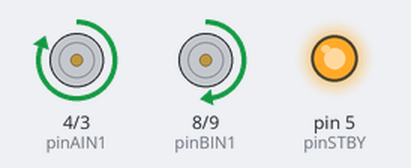
Bench run of a sketch on a simulated Arduino Uno, built with avr-gcc and run on an emulated ATmega328P. On the bench: motor-driver pin pairs drawn as motors (green arrow = first pin HIGH = forward, orange = second pin HIGH = backward, longer = more drive, scaled by the enable pin, stopped while the standby pin is LOW), output pins drawn as LEDs (lit = HIGH).

Above: at 0.22 s.
At 11.37 s:
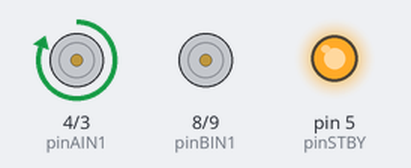
At 16.7 s:
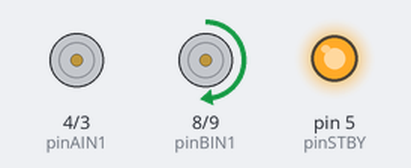
At 22.32 s:
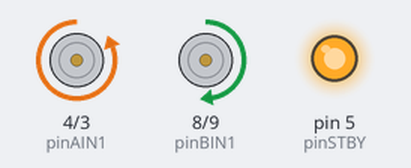
At 33.5 s:
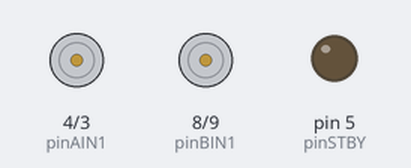
Timing chart, 0 to 40.0 s (numbered marks = the images above):
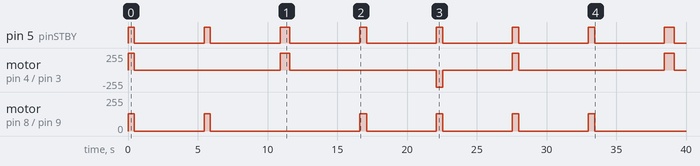

The sketch:

Teste2_ponte_h.ino
```cpp
/*
Sample Code to run the Sparkfun TB6612FNG 1A Dual Motor Driver using Arduino UNO R3

This code conducts a few simple manoeuvres to illustrate the functions:
  - motorDrive(motorNumber, motorDirection, motorSpeed)
  - motorBrake(motorNumber)
  - motorStop(motorNumber)
  - motorsStandby

Connections:
- Pin 3 ---> PWMA
- Pin 8 ---> AIN2
- Pin 9 ---> AIN1
- Pin 10 ---> STBY
- Pin 11 ---> BIN1
- Pin 12 ---> BIN2
- Pin 5 ---> PWMB

- Motor 1: A01 and A02
- Motor 2: B01 and B02

*/

//Define the Pins

//Motor 1
int pinAIN1 = 4; //Direction
int pinAIN2 = 3; //Direction
int pinPWMA = 2; //Speed

//Motor 2
int pinBIN1 = 8; //Direction
int pinBIN2 = 9; //Direction
int pinPWMB = 11; //Speed

//Standby
int pinSTBY = 5;

//Constants to help remember the parameters
static boolean turnCW = 0;  //for motorDrive function
static boolean turnCCW = 1; //for motorDrive function
static boolean motor1 = 0;  //for motorDrive, motorStop, motorBrake functions
static boolean motor2 = 1;  //for motorDrive, motorStop, motorBrake functions


void setup()
{
//Set the PIN Modes
  pinMode(pinPWMA, OUTPUT);
  pinMode(pinAIN1, OUTPUT);
  pinMode(pinAIN2, OUTPUT);

  pinMode(pinPWMB, OUTPUT);
  pinMode(pinBIN1, OUTPUT);
  pinMode(pinBIN2, OUTPUT);

  pinMode(pinSTBY, OUTPUT);

}

void loop()
{

  //Drive both motors CW
  motorDrive(motor1, turnCW, 128);
  motorDrive(motor2, turnCW, 128);

  //Keep driving for 1 secs
  delay(450);

  motorBrake(motor1);
  motorBrake(motor2);
  motorsStandby();

  delay(5000);

  //Turn towards motor1: Stop Motor1, slow Motor2
  motorStop(motor1);
  motorDrive(motor2, turnCW, 128);

  //Keep turning for 1 secs
  delay(450);

  motorBrake(motor1);
  motorBrake(motor2);
  motorsStandby();

  delay(5000);

  //Turn in opposite direction: Stop Motor2, slow Motor1
  motorDrive(motor1, turnCW, 128);
  delay(250);
  motorStop(motor2);

  //Keep turning for 2 secs
  delay(450);

  motorBrake(motor1);
  motorBrake(motor2);
  motorsStandby();

  delay(5000);

  //Straighten up
  motorDrive(motor2, turnCW, 128);
  delay(500);

  //Put motors into Standby
  motorsStandby();
  delay(5000);

  //Do a tight turn towards motor1: Motor2 forward, Motor1 reverse
  motorDrive(motor1, turnCCW, 128);
  motorDrive(motor2, turnCW, 128);

  //Keep turning for 2 secs
  delay(450);

  //Apply Brakes, then into Standby
  motorBrake(motor1);
  motorBrake(motor2);
  motorsStandby();

  //Stand still for 5 secs, then we do it all over again...
  delay(5000);

}

void motorDrive(boolean motorNumber, boolean motorDirection, int motorSpeed)
{
  /*
  This Drives a specified motor, in a specific direction, at a specified speed:
    - motorNumber: motor1 or motor2 ---> Motor 1 or Motor 2
    - motorDirection: turnCW or turnCCW ---> clockwise or counter-clockwise
    - motorSpeed: 0 to 255 ---> 0 = stop / 255 = fast
  */

  boolean pinIn1;  //Relates to AIN1 or BIN1 (depending on the motor number specified)


//Specify the Direction to turn the motor
  //Clockwise: AIN1/BIN1 = HIGH and AIN2/BIN2 = LOW
  //Counter-Clockwise: AIN1/BIN1 = LOW and AIN2/BIN2 = HIGH
  if (motorDirection == turnCW)
    pinIn1 = HIGH;
  else
    pinIn1 = LOW;

//Select the motor to turn, and set the direction and the speed
  if(motorNumber == motor1)
  {
    digitalWrite(pinAIN1, pinIn1);
    digitalWrite(pinAIN2, !pinIn1);  //This is the opposite of the AIN1
    analogWrite(pinPWMA, motorSpeed);
  }
  else
  {
    digitalWrite(pinBIN1, pinIn1);
    digitalWrite(pinBIN2, !pinIn1);  //This is the opposite of the BIN1
    analogWrite(pinPWMB, motorSpeed);
  }


//Finally , make sure STBY is disabled - pull it HIGH
  digitalWrite(pinSTBY, HIGH);

}

void motorBrake(boolean motorNumber)
{
/*
This "Short Brake"s the specified motor, by setting speed to zero
*/

  if (motorNumber == motor1)
    analogWrite(pinPWMA, 0);
  else
    analogWrite(pinPWMB, 0);

}


void motorStop(boolean motorNumber)
{
  /*
  This stops the specified motor by setting both IN pins to LOW
  */
  if (motorNumber == motor1) {
    digitalWrite(pinAIN1, LOW);
    digitalWrite(pinAIN2, LOW);
  }
  else
  {
    digitalWrite(pinBIN1, LOW);
    digitalWrite(pinBIN2, LOW);
  }
}


void motorsStandby()
{
  /*
  This puts the motors into Standby Mode
  */
  digitalWrite(pinSTBY, LOW);
}
```

Measured:
- by itself, pin 5 (pinSTBY): moves between LOW and HIGH, repeating every 11.0 s
- by itself, motor on pin 4 (pinAIN1) / pin 3 (pinAIN2): stopped → forward 255/255 at 0.00 s, → stopped 0.45 s later, → forward 255/255 10.5 s later, → stopped 0.70 s later, … (10 changes in this stretch)
- by itself, motor on pin 8 (pinBIN1) / pin 9 (pinBIN2): goes forward 128/255 0.45 s, stopped 5.0 s, forward 128/255 0.45 s, stopped 10.7 s, 3 × (forward 128/255 0.50 s, stopped 5.0 s), forward 128/255 0.45 s, then stopped
